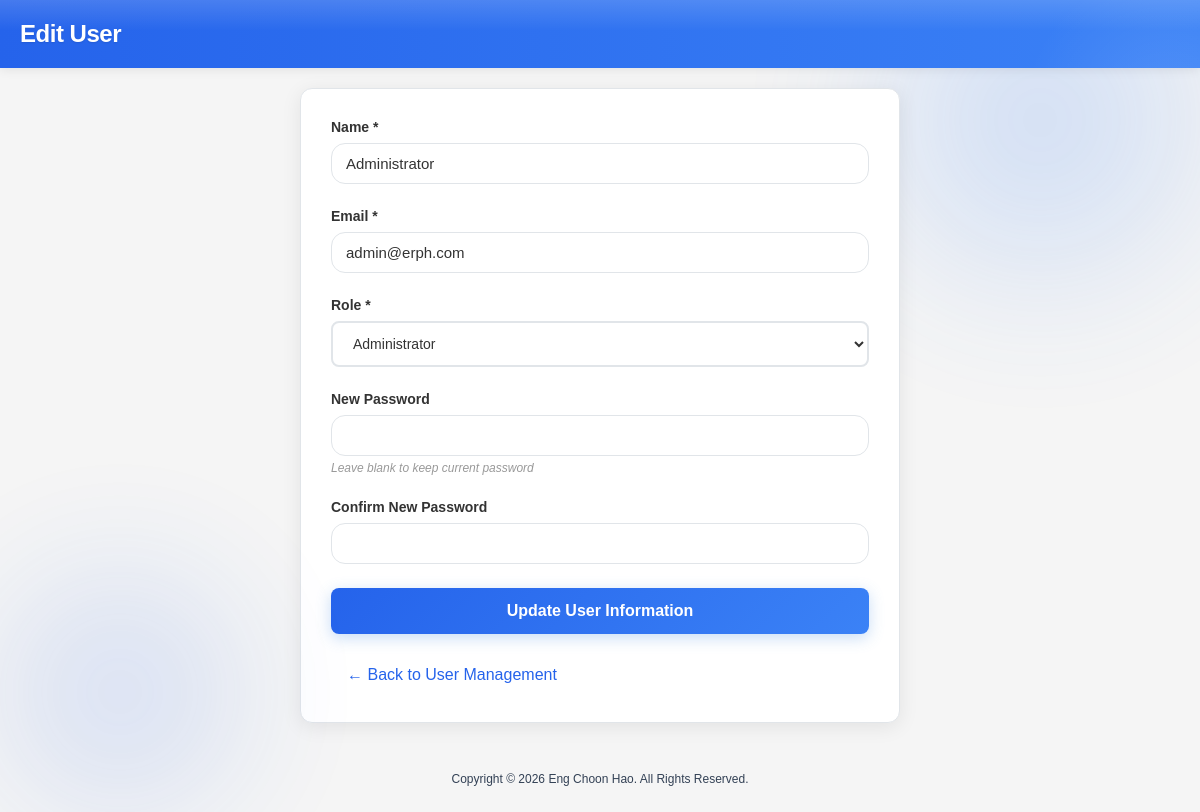
The page /public/edit_user.php?id=1 (signed in) on the database its author committed.
### tables this page shows
CREATE TABLE `users` (
  `id` int NOT NULL AUTO_INCREMENT,
  `name` varchar(100) NOT NULL,
  `email` varchar(150) NOT NULL,
  `password` varchar(255) NOT NULL,
  `role` enum('admin','teacher','student','parent') NOT NULL DEFAULT 'teacher',
  `created_at` timestamp NULL DEFAULT CURRENT_TIMESTAMP,
  `avatar` varchar(255) DEFAULT NULL,
  PRIMARY KEY (`id`),
  UNIQUE KEY `email` (`email`)
);

### public/inc/kernel.php (called while the page is built, shortened)
<?php
function lex(string $path, $tokens = null, $fallback = null)
{
    $tree = $GLOBALS['ERPH_LEXICON'] ?? [];
    $segments = explode('.', $path);
    $cursor = $tree;
    foreach ($segments as $segment) {
        $cursor = $cursor[$segment];
    }
    return $cursor;
}
function t(string $path, $tokens = null, $fallback = null)
{
    return lex($path, $tokens, $fallback);
}

### public/edit_user.php (the view, shortened to what this page needs)
<?php
$user_data = null;
$user_id = $_GET['id'] ?? 0;
try {
    require_once __DIR__ . '/../db.php';
    $stmt = $pdo->prepare("SELECT * FROM users WHERE id = ?");
    $stmt->execute([$user_id]);
    $user_data = $stmt->fetch();
} catch (Exception $e) {
    $error = t('edit_user.error_get_user_failed') . ": " . $e->getMessage();
}
?>
<!doctype html>
<html lang="<?= t('common.language_code') ?>" data-theme="<?= $_SESSION['theme'] ?? 'light' ?>">
<head>
    <link rel="stylesheet" href="assets/css/admin.css">
    <link rel="stylesheet" href="assets/css/mobile-optimization.css">
    <link rel="stylesheet" href="assets/css/dark-mode-unified.css">
</head>
<body>
    <div class="header">
        <h1><?= t('edit_user.title') ?></h1>
    </div>
    <div class="form-container">
        <?php if ($user_data): ?>
            <form method="POST">
                <div class="form-group">
                    <label for="name"><?= t('edit_user.name') ?> *</label>
                    <input type="text" id="name" name="name" value="<?= htmlspecialchars($user_data['name']) ?>" required>
                </div>
                <div class="form-group">
                    <label for="email"><?= t('edit_user.email') ?> *</label>
                    <input type="email" id="email" name="email" value="<?= htmlspecialchars($user_data['email']) ?>" required>
                </div>
                <div class="form-group">
                    <label for="role"><?= t('edit_user.role') ?> *</label>
                    <select id="role" name="role" required>
                        <option value="admin" <?= $user_data['role'] === 'admin' ? 'selected' : '' ?>><?= t('roles.admin') ?></option>
                    </select>
                </div>
                <div class="form-group">
                    <label for="new_password"><?= t('edit_user.new_password') ?></label>
                    <input type="password" id="new_password" name="new_password">
                    <div class="password-note"><?= t('edit_user.password_note') ?></div>
                </div>
                <div class="form-group">
                    <label for="confirm_password"><?= t('edit_user.confirm_password') ?></label>
                    <input type="password" id="confirm_password" name="confirm_password">
                </div>
                <button type="submit" class="btn"><?= t('edit_user.update_user') ?></button>
            </form>
        <?php else: ?>
            <div class="message error"><?= t('edit_user.error_cannot_load') ?></div>
        <?php endif; ?>
        <a href="user_management.php" class="back-link">← <?= t('edit_user.back_to_management') ?></a>
    </div>
  <?php include __DIR__ . '/inc/footer.php'; ?>
</body>
</html>

### public/assets/css/admin.css (style rules this page uses)
:root { --blue-900: #1e3a8a; --blue-700: #1d4ed8; --blue-500: #2563eb; --blue-400: #3b82f6; --blue-300: #60a5fa; --blue-100: #dbeafe; --blue-50: #eff6ff; --bg-primary: transparent; --bg-secondary: rgba(255, 255, 255, 0.88); --text-primary: #0f172a; --text-secondary: #475569; --text-muted: #64748b; --border-color: #e2e8f0; --shadow-color: rgba(29, 78, 216, 0.08); --accent-color: #1d4ed8; --accent-hover: #2563eb; --header-bg: linear-gradient(120deg, #1d4ed8 0%, #2563eb 35%, #3b82f6 65%, #60a5fa 100%); --header-bg-size: 300% 300%; --card-border: #3b82f6; --sidebar-bg: #ffffff; --sidebar-text: #334155; --sidebar-hover: #dbeafe; --sidebar-active: #bfdbfe; --radius-md: 14px; --radius-lg: 18px; --shadow-card: 0 4px 24px rgba(29, 78, 216, 0.1); }
.header { background: var(--header-bg); background-size: 300% 300%; animation: gradientShift 8s ease infinite; color: white; padding: 16px 28px; display: flex; justify-content: space-between; align-items: center; box-shadow: 0 4px 32px rgba(29, 78, 216, 0.35); position: relative; z-index: 100; transition: var(--transition); backdrop-filter: blur(12px); overflow: hidden; }
.header::before { content: ''; position: absolute; inset: 0; background: linear-gradient(180deg, rgba(255,255,255,0.15) 0%, transparent 45%); pointer-events: none; }
.header::after { content: ''; position: absolute; top: -50%; right: -10%; width: 300px; height: 300px; background: radial-gradient(circle, rgba(255,255,255,0.12), transparent 70%); animation: float 10s ease-in-out infinite; pointer-events: none; }
.header h1 { font-size: 1.25rem; font-weight: 700; margin: 0; text-shadow: 0 2px 8px rgba(0,0,0,0.15); position: relative; z-index: 1; letter-spacing: -0.02em; }

### public/assets/css/mobile-optimization.css (style rules this page uses)
* { -webkit-tap-highlight-color: transparent; -webkit-touch-callout: none; -webkit-user-select: none; -moz-user-select: none; -ms-user-select: none; user-select: none; }
input, textarea, [contenteditable] { -webkit-user-select: text; -moz-user-select: text; -ms-user-select: text; user-select: text; }
.btn, button, .nav-btn, .theme-toggle-btn { -webkit-tap-highlight-color: rgba(0,0,0,0.1); touch-action: manipulation; cursor: pointer; }
body { -webkit-text-size-adjust: 100%; -ms-text-size-adjust: 100%; }

### public/assets/css/admin-pages.css (style rules this page uses)
.form-group { margin-bottom: 16px; }
.form-group label { display: block; font-size: 0.875rem; font-weight: 600; color: var(--text-primary); margin-bottom: 8px; }
.form-group input[type="text"], .form-group input[type="email"], .form-group input[type="password"], .form-group input[type="date"], .form-group select, .form-group textarea, .admin-layout input[type="text"], .admin-layout input[type="email"], .admin-layout input[type="password"], .admin-layout input[type="date"], .admin-layout select, .admin-layout textarea { width: 100%; max-width: 100%; padding: 11px 14px; border: 1px solid var(--border-color); border-radius: var(--radius-md); font-size: 0.9375rem; background: rgba(255, 255, 255, 0.9); color: var(--text-primary); transition: var(--transition); }

### rows shown on the page
users: name "Administrator", email "admin@erph.com", role "Administrator"

### other values the page prints
t('edit_user.title') "Edit User"
t('edit_user.name') "Name"
t('edit_user.email') "Email"
t('edit_user.role') "Role"
t('edit_user.new_password') "New Password"
t('edit_user.password_note') "Leave blank to keep current password"
t('edit_user.confirm_password') "Confirm New Password"
t('edit_user.update_user') "Update User Information"
t('edit_user.back_to_management') "Back to User Management"
